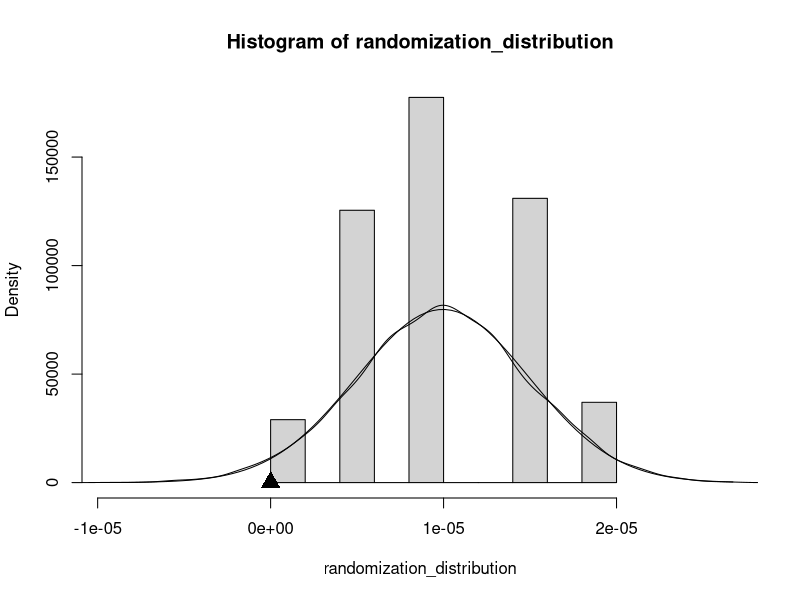

R code for this plot:
## ---- chunk 1
n0 <- 201229
n1 <- 200745
n <- n0 + n1
obs_test_stat <- 0/n1

expected_test_stat_h0 <- 4/n
these_test_stat_h0 <- 5e-6

## The p-value
pnorm( (obs_test_stat-expected_test_stat_h0)/these_test_stat_h0 )
## ---- chunk 2

dat <- data.frame(Z=c(rep(0,n0),rep(1,n1)),Y=c(rep(1,4),rep(0, (n1+n0)-4 )))
with(dat,table(Z,Y))

test_stat <- function(z,y){
    sum(z*y)/sum(z)
}

## Calculate the observed summary of the treatment and outcome relationship
obs_test_stat2 <- with(dat,test_stat(z=Z,y=Y))
## Test the code: the two observed numbers should be the same
stopifnot(all.equal(obs_test_stat2,obs_test_stat))

## ---- chunk 3

## This function shuffles treatment assignment
new_assignment <- function(z){
    sample(z)
}

## Does new_assignment() do the right thing?

set.seed(12345)
nsims <- 1000
randomization_distribution <- replicate(nsims,test_stat(z=new_assignment(dat$Z),y=dat$Y))


summary(randomization_distribution)
table(randomization_distribution)
table(randomization_distribution)/nsims

expected_test_stat_h0_2 <- mean(randomization_distribution)

expected_test_stat_h0_2 - expected_test_stat_h0

p_value_2 <- mean(randomization_distribution <= obs_test_stat2)

p_value_2

## ---- chunk 4
the_rand_dist_tab <- table(randomization_distribution)/nsims
the_dist_vals <- as.numeric(names(the_rand_dist_tab))

set.seed(12345)
the_asymp_rand_dist <- rnorm(10000,mean=expected_test_stat_h0,sd=these_test_stat_h0)
dens_the_asymp_rand_dist <- density(the_asymp_rand_dist)

hist(randomization_distribution,probability = TRUE,xlim=range(the_asymp_rand_dist))
points(x=obs_test_stat2,y=-.01,pch=17,cex=2)
curve(dnorm(x,mean=expected_test_stat_h0,sd=these_test_stat_h0),from=min(the_asymp_rand_dist),to=max(the_asymp_rand_dist),add=TRUE)
lines(dens_the_asymp_rand_dist$x,dens_the_asymp_rand_dist$y)

